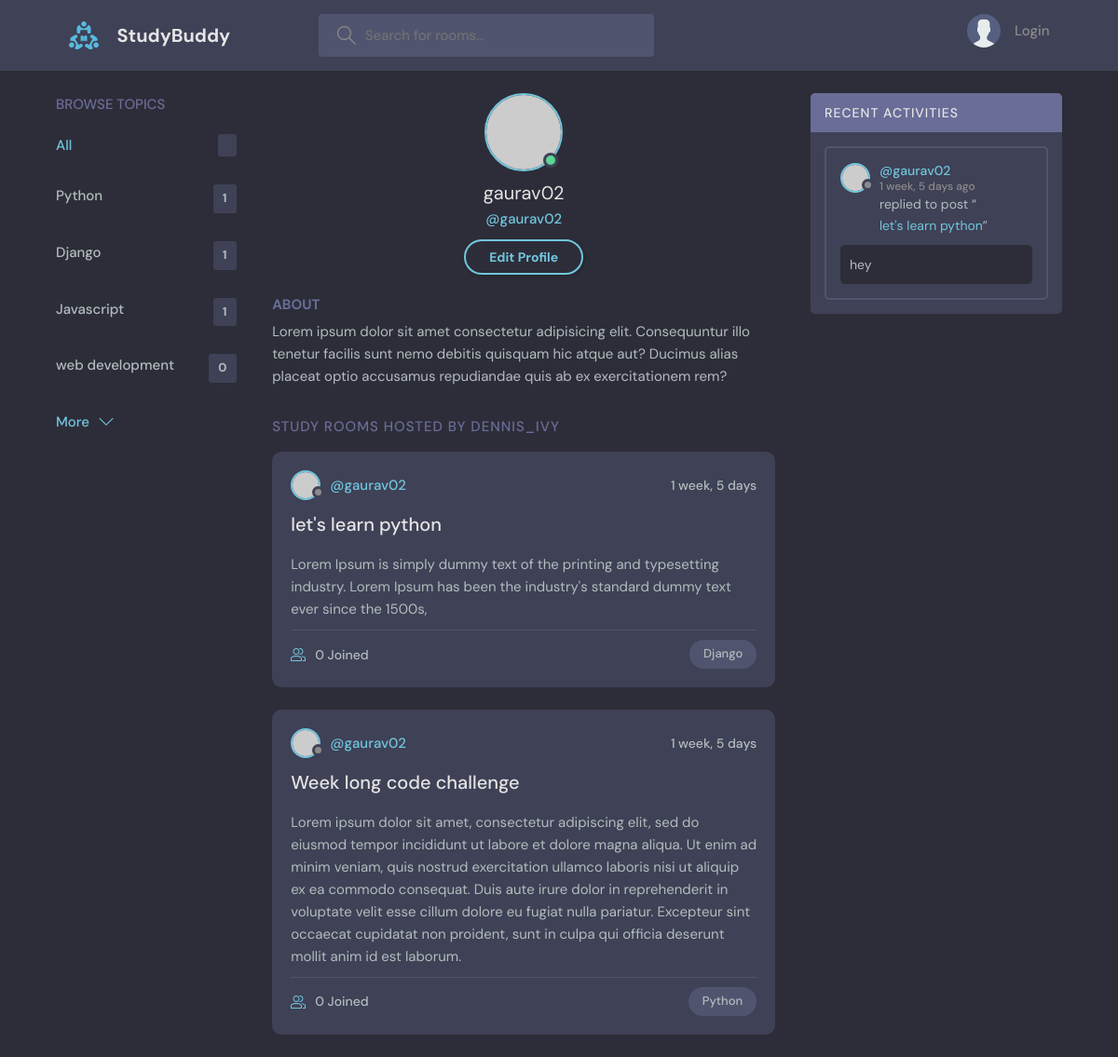
The page /profile/1 on the database as committed earlier.
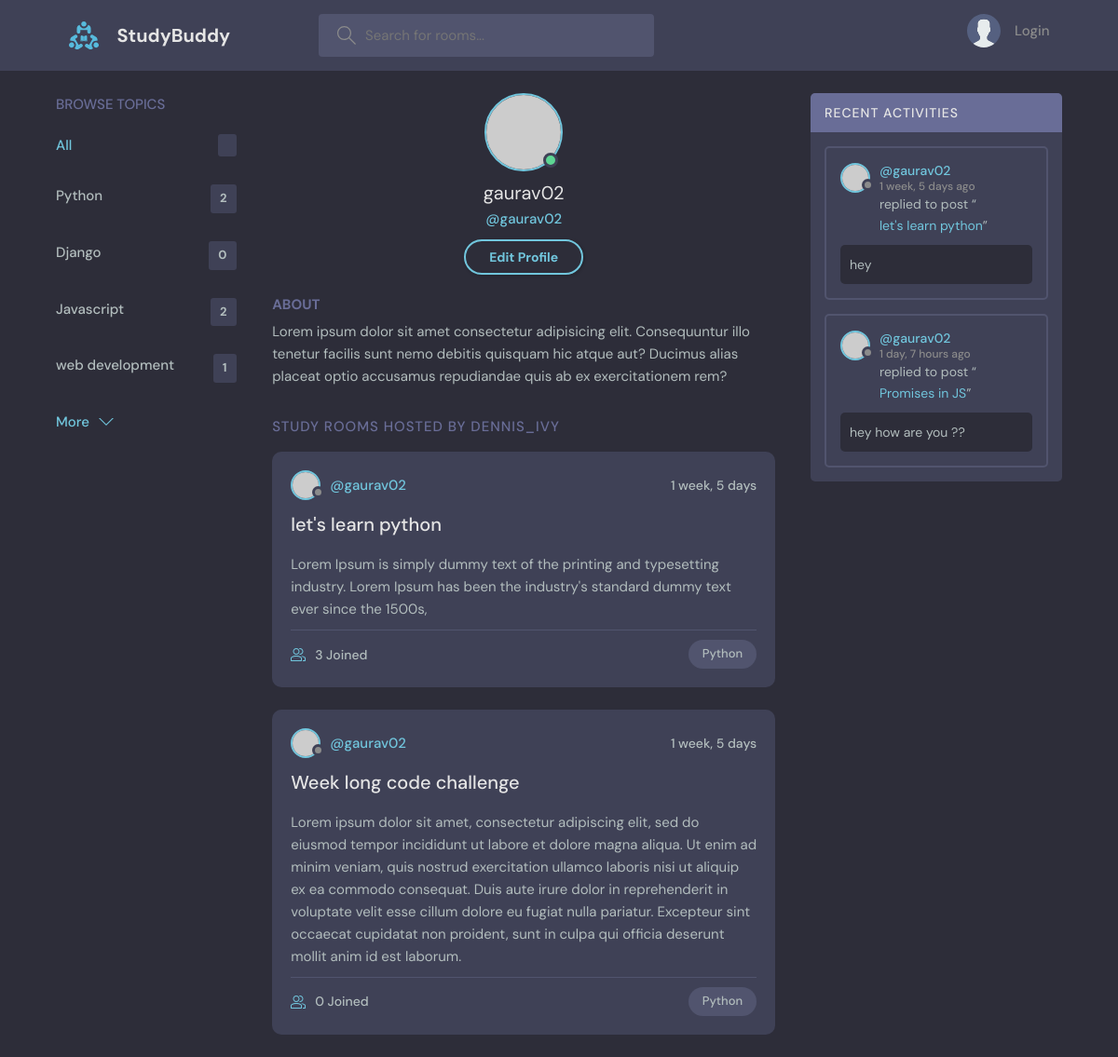
The same page on the database as committed later.
### projects/models.py (models this page shows, shortened)
class Topic(models.Model):
    name = models.CharField(max_length=200)

class Room(models.Model):
    host = models.ForeignKey(User, on_delete=models.SET_NULL, null=True)
    topic = models.ForeignKey(Topic, on_delete=models.SET_NULL, null=True)
    name = models.CharField(max_length=200)
    description = models.TextField(null=True, blank=True)
    participants = models.ManyToManyField(
        User, related_name='participants', blank=True)
    updated = models.DateTimeField(auto_now=True)
    created = models.DateTimeField(auto_now_add=True)
    class Meta:
        ordering = ['-updated', '-created']
    def __str__(self):
        return self.name

class Message(models.Model):
    user = models.ForeignKey(User, on_delete=models.CASCADE)
    room = models.ForeignKey(Room, on_delete=models.CASCADE)
    body = models.TextField()
    updated = models.DateTimeField(auto_now=True)
    created = models.DateTimeField(auto_now_add=True)
    def __str__(self):
        return self.body[0:50]

### projects/views.py (the view)
# urls.py: path('profile/<str:pk>', views.userProfile, name='user-profile')
def userProfile(request, pk):
    user = User.objects.get(id=pk)
    rooms = user.room_set.all()
    room_messages = user.message_set.all()
    topics = Topic.objects.all()
    context = {'user': user, 'rooms': rooms,
               'room_messages': room_messages, 'topics': topics}
    return render(request, 'projects/profile.html', context)

### projects/templates/projects/profile.html
{% extends 'main.html' %}
{% block content %}
<main class="profile-page layout layout--3">
  <div class="container">
    {% include 'projects/topic_components.html' %}
    <div class="roomList">
      <div class="profile">
        <div class="profile__avatar">
          <div class="avatar avatar--large active">
            <img src="https://randomuser.me/api/portraits/men/11.jpg" />
          </div>
        </div>
        <div class="profile__info">
          <h3>{{user.username}}</h3>
          <p>@{{user.username}}</p>
          <a href="edit-user.html" class="btn btn--main btn--pill">Edit Profile</a>
        </div>
        <div class="profile__about">
          <h3>About</h3>
          <p>
            Lorem ipsum dolor sit amet consectetur adipisicing elit. Consequuntur illo tenetur
            facilis sunt nemo debitis quisquam hic atque aut? Ducimus alias placeat optio
            accusamus repudiandae quis ab ex exercitationem rem?
          </p>
        </div>
      </div>
      <div class="roomList__header">
        <div>
          <h2>Study Rooms Hosted by dennis_ivy</a>
          </h2>
        </div>
      </div>
      {% include 'projects/feed_component.html' %}
    </div>
    {% include 'projects/activity_component.html' %}
  </div>
</main>
{% endblock %}

### Templates/main.html (shortened to what this page needs)
<!DOCTYPE html>
{% load static %}
<html lang="en">
<head>
    <link rel="stylesheet" href="{% static 'styles/style.css' %}" />
</head>
<body>
    {% include 'navbar.html' %}
    {% block content %}
    {% endblock %}
</body>
</html>

### Templates/navbar.html (shortened to what this page needs)
{% load static %}
<header class="header header--loggedIn">
    <div class="container">
        <a href="{% url 'home' %}" class="header__logo">
            <img src="{% static 'images/logo.svg' %}" />
            <h1>StudyBuddy</h1>
        </a>
        <form class="header__search" method="POST" action='{% url "home" %}'>
            <label>
                <input name="q" placeholder="Search for rooms..." />
            </label>
        </form>
        <nav class="header__menu">
            {% if request.user.is_authenticated %}
            <div class="header__user">
                <a href="profile.html">
                    <div class="avatar avatar--medium active">
                        <img src="https://randomuser.me/api/portraits/men/37.jpg" />
                    </div>
                    <p>{{request.user.username}}<span>@{{request.user.username}}</span></p>
                </a>
                <button class="dropdown-button">
                    <svg version="1.1" xmlns="http://www.w3.org/2000/svg" width="32" height="32" viewBox="0 0 32 32">
                        <title>chevron-down</title>
                        <path d="M16 21l-13-13h-3l16 16 16-16h-3l-13 13z"></path>
                    </svg>
                </button>
            </div>
            {% else %}
            <a href="{% url 'login' %}">
                <img src="{% static 'images/avatar.svg' %}" />
                <p>Login</p>
            </a>
            {% endif %}
        </nav>
    </div>
</header>

### projects/templates/projects/topic_components.html
<div class="topics">
    <div class="topics__header">
        <h2>Browse Topics</h2>
    </div>
    <ul class="topics__list">
        <li>
            <a href="{% url 'home' %}" class="active">All <span>{{topic.count}}</span></a>
        </li>
        {% for topic in topics %}
        <li>
            <a href="{% url 'home'%}?q={{topic.name}}">{{topic.name}}<span>{{topic.room_set.all.count}}</span></a>
        </li>
        {% endfor %}
    </ul>
    <a class="btn btn--link" href="topics.html">
        More
        <svg version="1.1" xmlns="http://www.w3.org/2000/svg" width="32" height="32" viewBox="0 0 32 32">
            <title>chevron-down</title>
            <path d="M16 21l-13-13h-3l16 16 16-16h-3l-13 13z"></path>
        </svg>
    </a>
</div>

### projects/templates/projects/feed_component.html (shortened to what this page needs)
{% for room in rooms %}
<div class="roomListRoom">
    <div class="roomListRoom__header">
        <a href="{% url 'user-profile' room.host.id %}" class="roomListRoom__author">
            <div class="avatar avatar--small">
                <img src="https://randomuser.me/api/portraits/women/11.jpg" />
            </div>
            <span>@{{room.host.username}}</span>
        </a>
        <div class="roomListRoom__actions">
            <span>{{room.created|timesince}}</span>
        </div>
    </div>
    <div class="roomListRoom__content">
        <a href="{% url 'room' room.id %}">{{room.name}}</a>
        <p>{{room.description}}</p>
    </div>
    <div class="roomListRoom__meta">
        <a href="{% url 'room' room.id %}" class="roomListRoom__joined">
            {{room.participants.all.count}} Joined
        </a>
        <p class="roomListRoom__topic">{{room.topic.name}}</p>
    </div>
</div>
{% endfor %}

### projects/templates/projects/activity_component.html
<div class="activities">
    <div class="activities__header">
        <h2>Recent Activities</h2>
    </div>
    {% for message in room_messages %}
    <div class="activities__box">
        <div class="activities__boxHeader roomListRoom__header">
            <a href="{% url 'user-profile' message.user.id %}" class="roomListRoom__author">
                <div class="avatar avatar--small">
                    <img src="https://randomuser.me/api/portraits/women/11.jpg" />
                </div>
                <p>
                    @{{message.user}}
                    <span>{{message.created|timesince}} ago</span>
                </p>
            </a>
        </div>
        <div class="activities__boxContent">
            <p>replied to post “<a href="{% url 'room' message.room.id %}">{{message.room}}</a>”</p>
            <div class="activities__boxRoomContent">
                {{message}}
            </div>
        </div>
    </div>
    {% endfor %}
</div>

Rows that differ between the two databases and show on the page:
computed for Topic "Python": room_set.all.count "1" → "2"
computed for Topic "Django": room_set.all.count "1" → "0"
computed for Topic "Javascript": room_set.all.count "1" → "2"
computed for Topic "web development": room_set.all.count "0" → "1"
changed Room "let's learn python": participants.all.count "0" → "3"; topic.name "Django" → "Python"
added Message: user "gaurav02", created "1 day, 7 hours", room "Promises in JS", body "hey how are you ??"
